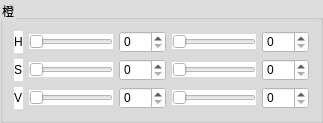
       <widget class="QGroupBox" name="orangeHSVBox">
        <property name="styleSheet">
         <string notr="true">background-color: rgb(221, 221, 221);</string>
        </property>
        <property name="title">
         <string>橙</string>
        </property>
        <layout class="QGridLayout" name="gridLayout_8">
         <item row="2" column="4">
          <widget class="QSpinBox" name="v_LowerSpinBox_orange">
           <property name="styleSheet">
            <string notr="true">background-color: rgb(255, 255, 255);</string>
           </property>
           <property name="maximum">
            <number>255</number>
           </property>
          </widget>
         </item>
         <item row="1" column="0">
          <widget class="QLabel" name="label_S_orange">
           <property name="styleSheet">
            <string notr="true">background-color: rgb(255, 255, 255);</string>
           </property>
           <property name="text">
            <string>S</string>
           </property>
          </widget>
         </item>
         <item row="2" column="0">
          <widget class="QLabel" name="label_V_orange">
           <property name="styleSheet">
            <string notr="true">background-color: rgb(255, 255, 255);</string>
           </property>
           <property name="text">
            <string>V</string>
           </property>
          </widget>
         </item>
         <item row="0" column="2">
          <widget class="QSpinBox" name="h_UpperSpinBox_orange">
           <property name="styleSheet">
            <string notr="true">background-color: rgb(255, 255, 255);</string>
           </property>
           <property name="maximum">
            <number>255</number>
           </property>
          </widget>
         </item>
         <item row="2" column="3">
          <widget class="QSlider" name="v_LowerSlider_orange">
           <property name="styleSheet">
            <string notr="true">background-color: rgb(255, 255, 255);</string>
           </property>
           <property name="maximum">
            <number>255</number>
           </property>
           <property name="orientation">
            <enum>Qt::Horizontal</enum>
           </property>
          </widget>
         </item>
         <item row="0" column="3">
          <widget class="QSlider" name="h_LowerSlider_orange">
           <property name="styleSheet">
            <string notr="true">background-color: rgb(255, 255, 255);</string>
           </property>
           <property name="maximum">
            <number>255</number>
           </property>
           <property name="orientation">
            <enum>Qt::Horizontal</enum>
           </property>
          </widget>
         </item>
         <item row="2" column="2">
          <widget class="QSpinBox" name="v_UpperSpinBox_orange">
           <property name="styleSheet">
            <string notr="true">background-color: rgb(255, 255, 255);</string>
           </property>
           <property name="maximum">
            <number>255</number>
           </property>
          </widget>
         </item>
         <item row="0" column="0">
          <widget class="QLabel" name="label_H_orange">
           <property name="styleSheet">
            <string notr="true">background-color: rgb(255, 255, 255);</string>
           </property>
           <property name="text">
            <string>H</string>
           </property>
          </widget>
         </item>
         <item row="0" column="4">
          <widget class="QSpinBox" name="h_LowerSpinBox_orange">
           <property name="styleSheet">
            <string notr="true">background-color: rgb(255, 255, 255);</string>
           </property>
           <property name="maximum">
            <number>255</number>
           </property>
          </widget>
         </item>
         <item row="2" column="1">
          <widget class="QSlider" name="v_UpperSlider_orange">
           <property name="styleSheet">
            <string notr="true">background-color: rgb(255, 255, 255);</string>
           </property>
           <property name="maximum">
            <number>255</number>
           </property>
           <property name="orientation">
            <enum>Qt::Horizontal</enum>
           </property>
          </widget>
         </item>
         <item row="1" column="2">
          <widget class="QSpinBox" name="s_UpperSpinBox_orange">
           <property name="styleSheet">
            <string notr="true">background-color: rgb(255, 255, 255);</string>
           </property>
           <property name="maximum">
            <number>255</number>
           </property>
          </widget>
         </item>
         <item row="0" column="1">
          <widget class="QSlider" name="h_UpperSlider_orange">
           <property name="styleSheet">
            <string notr="true">background-color: rgb(255, 255, 255);</string>
           </property>
           <property name="maximum">
            <number>255</number>
           </property>
           <property name="orientation">
            <enum>Qt::Horizontal</enum>
           </property>
          </widget>
         </item>
         <item row="1" column="4">
          <widget class="QSpinBox" name="s_LowerSpinBox_orange">
           <property name="styleSheet">
            <string notr="true">background-color: rgb(255, 255, 255);</string>
           </property>
           <property name="maximum">
            <number>255</number>
           </property>
          </widget>
         </item>
         <item row="1" column="1">
          <widget class="QSlider" name="s_UpperSlider_orange">
           <property name="styleSheet">
            <string notr="true">background-color: rgb(255, 255, 255);</string>
           </property>
           <property name="maximum">
            <number>255</number>
           </property>
           <property name="orientation">
            <enum>Qt::Horizontal</enum>
           </property>
          </widget>
         </item>
         <item row="1" column="3">
          <widget class="QSlider" name="s_LowerSlider_orange">
           <property name="styleSheet">
            <string notr="true">background-color: rgb(255, 255, 255);</string>
           </property>
           <property name="maximum">
            <number>255</number>
           </property>
           <property name="orientation">
            <enum>Qt::Horizontal</enum>
           </property>
          </widget>
         </item>
        </layout>
       </widget>
